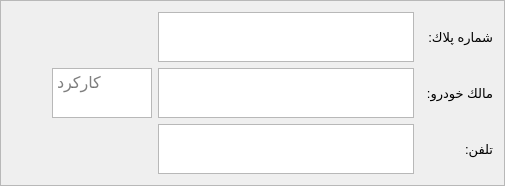
        <widget class="QFrame" name="frame_5">
         <property name="minimumSize">
          <size>
           <width>0</width>
           <height>100</height>
          </size>
         </property>
         <property name="styleSheet">
          <string notr="true"/>
         </property>
         <property name="frameShape">
          <enum>QFrame::StyledPanel</enum>
         </property>
         <property name="frameShadow">
          <enum>QFrame::Raised</enum>
         </property>
         <layout class="QGridLayout" name="gridLayout">
          <item row="2" column="4">
           <widget class="QLabel" name="label_6">
            <property name="font">
             <font>
              <pointsize>10</pointsize>
             </font>
            </property>
            <property name="text">
             <string>تلفن:</string>
            </property>
           </widget>
          </item>
          <item row="0" column="2">
           <widget class="QTextEdit" name="CarIdTxt">
            <property name="maximumSize">
             <size>
              <width>700</width>
              <height>50</height>
             </size>
            </property>
            <property name="palette">
             <palette>
              <active>
               <colorrole role="Button">
                <brush brushstyle="SolidPattern">
                 <color alpha="255">
                  <red>240</red>
                  <green>217</green>
                  <blue>200</blue>
                 </color>
                </brush>
               </colorrole>
              </active>
              <inactive>
               <colorrole role="Button">
                <brush brushstyle="SolidPattern">
                 <color alpha="255">
                  <red>240</red>
                  <green>217</green>
                  <blue>200</blue>
                 </color>
                </brush>
               </colorrole>
              </inactive>
              <disabled>
               <colorrole role="Button">
                <brush brushstyle="SolidPattern">
                 <color alpha="255">
                  <red>240</red>
                  <green>217</green>
                  <blue>200</blue>
                 </color>
                </brush>
               </colorrole>
              </disabled>
             </palette>
            </property>
            <property name="font">
             <font>
              <pointsize>12</pointsize>
             </font>
            </property>
            <property name="html">
             <string>&lt;!DOCTYPE HTML PUBLIC &quot;-//W3C//DTD HTML 4.0//EN&quot; &quot;http://www.w3.org/TR/REC-html40/strict.dtd&quot;&gt;
&lt;html&gt;&lt;head&gt;&lt;meta name=&quot;qrichtext&quot; content=&quot;1&quot; /&gt;&lt;style type=&quot;text/css&quot;&gt;
p, li { white-space: pre-wrap; }
&lt;/style&gt;&lt;/head&gt;&lt;body style=&quot; font-family:'MS Shell Dlg 2'; font-size:12pt; font-weight:400; font-style:normal;&quot;&gt;
&lt;p align=&quot;right&quot; style=&quot;-qt-paragraph-type:empty; margin-top:0px; margin-bottom:0px; margin-left:0px; margin-right:0px; -qt-block-indent:0; text-indent:0px;&quot;&gt;&lt;br /&gt;&lt;/p&gt;&lt;/body&gt;&lt;/html&gt;</string>
            </property>
           </widget>
          </item>
          <item row="0" column="3" colspan="2">
           <widget class="QLabel" name="label_5">
            <property name="font">
             <font>
              <pointsize>10</pointsize>
             </font>
            </property>
            <property name="text">
             <string>شماره پلاك:</string>
            </property>
           </widget>
          </item>
          <item row="1" column="2">
           <widget class="QTextEdit" name="CarOwnerTxt">
            <property name="maximumSize">
             <size>
              <width>700</width>
              <height>50</height>
             </size>
            </property>
            <property name="palette">
             <palette>
              <active>
               <colorrole role="Button">
                <brush brushstyle="SolidPattern">
                 <color alpha="255">
                  <red>240</red>
                  <green>217</green>
                  <blue>200</blue>
                 </color>
                </brush>
               </colorrole>
              </active>
              <inactive>
               <colorrole role="Button">
                <brush brushstyle="SolidPattern">
                 <color alpha="255">
                  <red>240</red>
                  <green>217</green>
                  <blue>200</blue>
                 </color>
                </brush>
               </colorrole>
              </inactive>
              <disabled>
               <colorrole role="Button">
                <brush brushstyle="SolidPattern">
                 <color alpha="255">
                  <red>240</red>
                  <green>217</green>
                  <blue>200</blue>
                 </color>
                </brush>
               </colorrole>
              </disabled>
             </palette>
            </property>
            <property name="font">
             <font>
              <pointsize>12</pointsize>
             </font>
            </property>
            <property name="html">
             <string>&lt;!DOCTYPE HTML PUBLIC &quot;-//W3C//DTD HTML 4.0//EN&quot; &quot;http://www.w3.org/TR/REC-html40/strict.dtd&quot;&gt;
&lt;html&gt;&lt;head&gt;&lt;meta name=&quot;qrichtext&quot; content=&quot;1&quot; /&gt;&lt;style type=&quot;text/css&quot;&gt;
p, li { white-space: pre-wrap; }
&lt;/style&gt;&lt;/head&gt;&lt;body style=&quot; font-family:'MS Shell Dlg 2'; font-size:12pt; font-weight:400; font-style:normal;&quot;&gt;
&lt;p align=&quot;right&quot; style=&quot;-qt-paragraph-type:empty; margin-top:0px; margin-bottom:0px; margin-left:0px; margin-right:0px; -qt-block-indent:0; text-indent:0px;&quot;&gt;&lt;br /&gt;&lt;/p&gt;&lt;/body&gt;&lt;/html&gt;</string>
            </property>
           </widget>
          </item>
          <item row="2" column="2">
           <widget class="QTextEdit" name="PhoneTxt">
            <property name="maximumSize">
             <size>
              <width>700</width>
              <height>50</height>
             </size>
            </property>
            <property name="palette">
             <palette>
              <active>
               <colorrole role="Button">
                <brush brushstyle="SolidPattern">
                 <color alpha="255">
                  <red>240</red>
                  <green>217</green>
                  <blue>200</blue>
                 </color>
                </brush>
               </colorrole>
              </active>
              <inactive>
               <colorrole role="Button">
                <brush brushstyle="SolidPattern">
                 <color alpha="255">
                  <red>240</red>
                  <green>217</green>
                  <blue>200</blue>
                 </color>
                </brush>
               </colorrole>
              </inactive>
              <disabled>
               <colorrole role="Button">
                <brush brushstyle="SolidPattern">
                 <color alpha="255">
                  <red>240</red>
                  <green>217</green>
                  <blue>200</blue>
                 </color>
                </brush>
               </colorrole>
              </disabled>
             </palette>
            </property>
            <property name="font">
             <font>
              <pointsize>12</pointsize>
             </font>
            </property>
            <property name="html">
             <string>&lt;!DOCTYPE HTML PUBLIC &quot;-//W3C//DTD HTML 4.0//EN&quot; &quot;http://www.w3.org/TR/REC-html40/strict.dtd&quot;&gt;
&lt;html&gt;&lt;head&gt;&lt;meta name=&quot;qrichtext&quot; content=&quot;1&quot; /&gt;&lt;style type=&quot;text/css&quot;&gt;
p, li { white-space: pre-wrap; }
&lt;/style&gt;&lt;/head&gt;&lt;body style=&quot; font-family:'MS Shell Dlg 2'; font-size:12pt; font-weight:400; font-style:normal;&quot;&gt;
&lt;p align=&quot;right&quot; style=&quot;-qt-paragraph-type:empty; margin-top:0px; margin-bottom:0px; margin-left:0px; margin-right:0px; -qt-block-indent:0; text-indent:0px;&quot;&gt;&lt;br /&gt;&lt;/p&gt;&lt;/body&gt;&lt;/html&gt;</string>
            </property>
           </widget>
          </item>
          <item row="1" column="0">
           <spacer name="horizontalSpacer_3">
            <property name="orientation">
             <enum>Qt::Horizontal</enum>
            </property>
            <property name="sizeHint" stdset="0">
             <size>
              <width>40</width>
              <height>20</height>
             </size>
            </property>
           </spacer>
          </item>
          <item row="1" column="4">
           <widget class="QLabel" name="label_4">
            <property name="font">
             <font>
              <pointsize>10</pointsize>
             </font>
            </property>
            <property name="text">
             <string>مالك خودرو:</string>
            </property>
           </widget>
          </item>
          <item row="1" column="1">
           <widget class="QTextEdit" name="UseTxt">
            <property name="maximumSize">
             <size>
              <width>100</width>
              <height>50</height>
             </size>
            </property>
            <property name="palette">
             <palette>
              <active>
               <colorrole role="Button">
                <brush brushstyle="SolidPattern">
                 <color alpha="255">
                  <red>240</red>
                  <green>217</green>
                  <blue>200</blue>
                 </color>
                </brush>
               </colorrole>
              </active>
              <inactive>
               <colorrole role="Button">
                <brush brushstyle="SolidPattern">
                 <color alpha="255">
                  <red>240</red>
                  <green>217</green>
                  <blue>200</blue>
                 </color>
                </brush>
               </colorrole>
              </inactive>
              <disabled>
               <colorrole role="Button">
                <brush brushstyle="SolidPattern">
                 <color alpha="255">
                  <red>240</red>
                  <green>217</green>
                  <blue>200</blue>
                 </color>
                </brush>
               </colorrole>
              </disabled>
             </palette>
            </property>
            <property name="font">
             <font>
              <pointsize>12</pointsize>
             </font>
            </property>
            <property name="layoutDirection">
             <enum>Qt::RightToLeft</enum>
            </property>
            <property name="html">
             <string>&lt;!DOCTYPE HTML PUBLIC &quot;-//W3C//DTD HTML 4.0//EN&quot; &quot;http://www.w3.org/TR/REC-html40/strict.dtd&quot;&gt;
&lt;html&gt;&lt;head&gt;&lt;meta name=&quot;qrichtext&quot; content=&quot;1&quot; /&gt;&lt;style type=&quot;text/css&quot;&gt;
p, li { white-space: pre-wrap; }
&lt;/style&gt;&lt;/head&gt;&lt;body style=&quot; font-family:'MS Shell Dlg 2'; font-size:12pt; font-weight:400; font-style:normal;&quot;&gt;
&lt;p align=&quot;right&quot; style=&quot;-qt-paragraph-type:empty; margin-top:0px; margin-bottom:0px; margin-left:0px; margin-right:0px; -qt-block-indent:0; text-indent:0px;&quot;&gt;&lt;br /&gt;&lt;/p&gt;&lt;/body&gt;&lt;/html&gt;</string>
            </property>
            <property name="placeholderText">
             <string>كاركرد</string>
            </property>
           </widget>
          </item>
         </layout>
        </widget>
